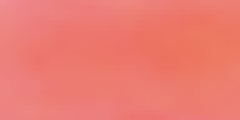
#> input picture OGIEŃ/config/competition_cards/CZERWONA.png, 48 x 24 px (shown 5 times larger)
$ python -i pipeline_competition.py   (imports and definitions only)
#> lines starting #> are read from the running program, lines starting #| are printed output that depends on the picture
#> further down, picture is the input picture: shape (24, 48, 3); mean B, G, R 113.1, 123, 237.1
import argparse
import csv
import json
import math
import os
import re
import cv2
import numpy as np
CLASS_TO_COLOR = {0: 'CZERWONA', 1: 'ZIELONA', 2: 'NIEBIESKA', 3: 'ZOLTA', 4: 'FIOLETOWA', 5: 'POMARANCZOWA'}
COLOR_TO_CLASS = {v: k for k, v in CLASS_TO_COLOR.items()}
ANGLE_CLASSES = [0, 45, 90]
RECT_W = 1000
RECT_H = 500

# [56 lines left out: functions parse_report_line, load_gt, load_yolo, not called in this run]

def clamp(v, lo, hi):
    return max(lo, min(hi, v))

# [9 lines left out: function order_points, not called in this run]

def detect_corners_img(img):
    gray = cv2.cvtColor(img, cv2.COLOR_BGR2GRAY)
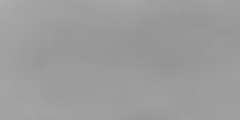
#> gray: shape (24, 48) (shown 5 times larger); min 148, max 172, mean 156
    blur = cv2.GaussianBlur(gray, (7, 7), 0)
    _, mask = cv2.threshold(blur, 85, 255, cv2.THRESH_BINARY_INV)
#> mask: shape (24, 48); every value is 0
    mask = cv2.morphologyEx(mask, cv2.MORPH_CLOSE, np.ones((7, 7), np.uint8))
    cnts, _ = cv2.findContours(mask, cv2.RETR_EXTERNAL, cv2.CHAIN_APPROX_SIMPLE)
#> cnts = []
    area_img = gray.shape[0] * gray.shape[1]
#> area_img = 1152
    best = None
    best_area = 0
    for c in cnts:
        a = cv2.contourArea(c)
        if a < 0.08 * area_img:
            continue
        if a > best_area:
            best_area = a
            best = cv2.boxPoints(cv2.minAreaRect(c))
#> this loop made 0 passes
#> after the loop, best_area = 0
    if best is None:
        return None
    return order_points(best)

# [16 lines left out: function detect_corners_yolo, not called in this run]

def homography_from_corners(corners):
    dst = np.array([[0, 0], [RECT_W - 1, 0], [RECT_W - 1, RECT_H - 1], [0, RECT_H - 1]], dtype=np.float32)
    return cv2.getPerspectiveTransform(corners, dst)

# [233 lines left out: functions map_xy_geom, project_points, snap_lines_to_grid, map_xy_template, detect_white_corner_transform, transform_xy and 9 more, not called in this run]

def simulate_imu_angle(gt_angle, sigma=7.0):
    noisy = gt_angle + np.random.normal(0.0, sigma)
    return ANGLE_CLASSES[int(np.argmin(np.abs(np.array(ANGLE_CLASSES) - noisy)))]

# [159 lines left out: functions fuse_angles, evaluate_image, run_competition, main, not called in this run]
# [2 lines not run here, left out]

>>> import cv2
>>> picture = cv2.imread('config/competition_cards/CZERWONA.png')
>>> result = detect_corners_img(picture)
